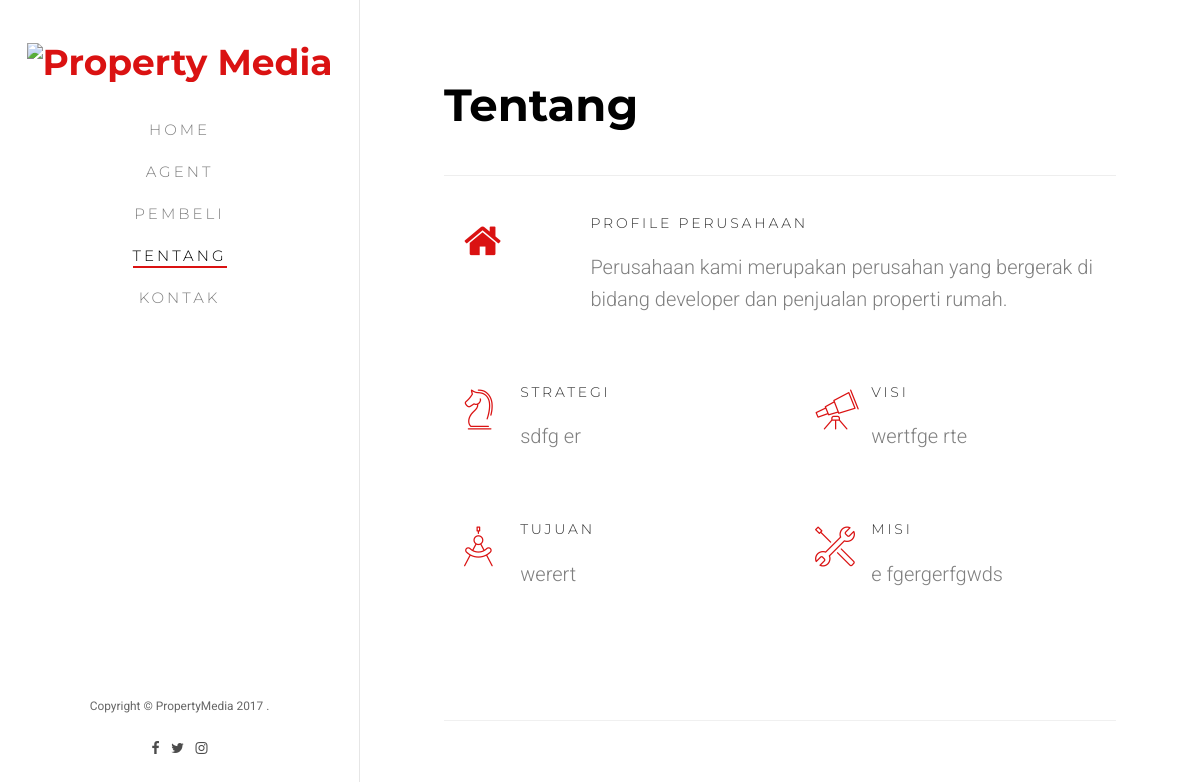
Page /about.php on the committed database.
### tables this page shows
CREATE TABLE `info_about` (
  `id` int(11) NOT NULL,
  `strategi` text NOT NULL,
  `visi` text NOT NULL,
  `tujuan` text NOT NULL,
  `misi` text NOT NULL,
  `profile` text NOT NULL,
  `email` varchar(150) NOT NULL,
  `alamat` text NOT NULL,
  `no_telp` varchar(100) NOT NULL,
  `facebook` varchar(225) NOT NULL,
  `twitter` varchar(225) NOT NULL,
  `instagram` varchar(225) NOT NULL
);

### core/config_database.php (called while the page is built, shortened)
<?php
class Database
{
	private $config = array(
				"servername"	=>	"localhost",
				"username"		=>	"root",
				"password"		=>	"",
				"dbname"		=>	"property",
			);
	function mySqli()
	{
		$this->db = new mysqli($this->config["servername"], $this->config["username"], $this->config["password"], $this->config["dbname"]);
		return $this->db;
	}
}
?>

### core/db_mysqli.php (called while the page is built, shortened)
<?php
require_once 'config_database.php';
class Model_mysqli extends Database
{
	private $db;
	private $table;
	private $primary_id = "id";
	function __construct()
	{
		$this->db = parent::mySqli();
	}
	public function setTable($tablName)
	{
		$this->table = $tablName;
	}
	public function getById($id)
	{
		$id = self::escape_quote($id);
		$sql = "SELECT * FROM ".$this->table." WHERE ".$this->primary_id." = ".$id;
		$result = $this->db->query($sql);
		if ($result) {
			return $result->fetch_assoc();
		} else {
			return false;
		}
	}
	public function escape_quote($value)
	{
		$value = $this->db->real_escape_string($value);
		return $value;
	}
}
?>

### about.php (the view, shortened to what this page needs)
<?php require_once 'template/header.php'; ?>
<body>
	<div id="fh5co-page">
		<aside id="fh5co-aside" role="complementary" class="border js-fullheight">
			<h1 id="fh5co-logo"><a href="index.php"><img src="images/llogo.png" alt="Property Media"></a></h1>
			<nav id="fh5co-main-menu" role="navigation">
				<ul>
					<li><a href="index.php">Home</a></li>
					<li><a href="agent.php">Agent</a></li>
					<li><a href="pembeli.php">Pembeli</a></li>
					<li class="fh5co-active"><a href="about.php">Tentang</a></li>
					<li><a href="contact.php">Kontak</a></li>
				</ul>
			</nav>
			<div class="fh5co-footer">
				<p><small>Copyright &copy; PropertyMedia 2017 <?php echo date("Y") > 2017 ? " - ".date("Y") : ""; ?>.</small></p>
				<?php require_once 'template/sosial_media.php'; ?>
			</div>
		</aside>
		<div id="fh5co-main">
		    <div class="fh5co-narrow-content fh5co-border-bottom">
		      <h2 class="fh5co-heading animate-box" data-animate-effect="fadeInLeft">Tentang</h2>
		      <hr>
		      <?php
		      		require_once 'core/db_mysqli.php';
					$model  = new Model_mysqli();
					$model->setTable("info_about");
					$getById = $model->getById(1);
		      ?>
		      <div class="row">
		      	<div class="col-md-12">
		          <div class="fh5co-feature animate-box" data-animate-effect="fadeInLeft">
		            <div class="fh5co-icon">
		              <i class="icon-home"></i>
		            </div>
		            <div class="fh5co-text">
		              <h3>Profile Perusahaan</h3>
		              <p><?php echo $getById["profile"]; ?></p>
		            </div>
		          </div>
		        </div>
		        <div class="col-md-6">
		          <div class="fh5co-feature animate-box" data-animate-effect="fadeInLeft">
		            <div class="fh5co-icon">
		              <i class="icon-strategy"></i>
		            </div>
		            <div class="fh5co-text">
		              <h3>Strategi</h3>
		              <p><?php echo $getById["strategi"]; ?></p>
		            </div>
		          </div>
		        </div>
		        <div class="col-md-6">
		          <div class="fh5co-feature animate-box" data-animate-effect="fadeInLeft">
		            <div class="fh5co-icon">
		              <i class="icon-telescope"></i>
		            </div>
		            <div class="fh5co-text">
		              <h3>Visi</h3>
		              <p><?php echo $getById["visi"]; ?></p>
		            </div>
		          </div>
		        </div>
		        <div class="col-md-6">
		          <div class="fh5co-feature animate-box" data-animate-effect="fadeInLeft">
		            <div class="fh5co-icon">
		              <i class="icon-circle-compass"></i>
		            </div>
		            <div class="fh5co-text">
		              <h3>Tujuan</h3>
		              <p><?php echo $getById["tujuan"]; ?></p>
		            </div>
		          </div>
		        </div>
		        <div class="col-md-6">
		          <div class="fh5co-feature animate-box" data-animate-effect="fadeInLeft">
		            <div class="fh5co-icon">
		              <i class="icon-tools-2"></i>
		            </div>
		            <div class="fh5co-text">
		              <h3>Misi</h3>
		              <p><?php echo $getById["misi"]; ?></p>
		            </div>
		          </div>
		        </div>
		      </div>
		    </div>
		</div>
	</div>
</body>
<?php require_once 'template/footer.php'; ?>

### assets/css/icomoon.css (style rules this page uses)
[class^="icon-"], [class*=" icon-"] { font-family: 'icomoon' !important; speak: none; font-style: normal; font-weight: normal; font-variant: normal; text-transform: none; line-height: 1; -webkit-font-smoothing: antialiased; -moz-osx-font-smoothing: grayscale; }
.icon-home:before { content: "\f015"; }
.icon-telescope:before { content: "\e02a"; }
.icon-tools-2:before { content: "\e034"; }
.icon-circle-compass:before { content: "\e038"; }
.icon-strategy:before { content: "\e03b"; }

### assets/css/style.css (style rules this page uses)
body { font-family: "Roboto", Arial, sans-serif; font-weight: 300; font-size: 20px; line-height: 1.6; color: rgba(0, 0, 0, 0.5); }
a { color: #da1212; -webkit-transition: 0.5s; -o-transition: 0.5s; transition: 0.5s; }
p { margin-bottom: 1.5em; }
h1, h2, h3, h4, h5, h6 { color: #000; font-family: "Montserrat", Arial, sans-serif; font-weight: 700; margin: 0 0 30px 0; }
#fh5co-page { width: 100%; overflow: hidden; position: relative; }
#fh5co-aside { padding-top: 40px; padding-bottom: 40px; width: 15%; position: fixed; bottom: 0; top: 0; left: 0; overflow-y: scroll; -webkit-transition: 0.5s; -o-transition: 0.5s; transition: 0.5s; }
#fh5co-aside.border { border-right: 1px solid #e6e6e6; }
@media screen and (max-width: 1200px) { #fh5co-aside { width: 30%; } }
#fh5co-aside #fh5co-logo { text-align: center; }
#fh5co-aside #fh5co-main-menu ul { text-align: center; margin: 0; padding: 0; }
#fh5co-aside #fh5co-main-menu ul li { margin: 0 0 10px 0; padding: 0; list-style: none; }
#fh5co-aside #fh5co-main-menu ul li a { color: rgba(0, 0, 0, 0.5); text-decoration: none; letter-spacing: .1em; text-transform: uppercase; font-size: 15px; font-weight: 300; position: relative; -webkit-transition: 0.3s; -o-transition: 0.3s; transition: 0.3s; padding: 10px 10px; letter-spacing: .2em; font-family: "Montserrat", Arial, sans-serif; }
#fh5co-aside #fh5co-main-menu ul li a:after { content: ""; position: absolute; height: 2px; bottom: 7px; left: 10px; right: 10px; background-color: #da1212; visibility: hidden; -webkit-transform: scaleX(0); -moz-transform: scaleX(0); -ms-transform: scaleX(0); -o-transform: scaleX(0); transform: scaleX(0); -webkit-transition: all 0.3s cubic-bezier(0.175, 0.885, 0.32, 1.275); -moz-transition: all 0.3s cubic-bezier(0.175, 0.885, 0.32, 1.275); -ms-transition: all 0.3s cubic-bezier(0.175, 0.885, 0.32, 1.275); -o-transition: all 0.3s cubic-bezier(0.175, 0.885, 0.32, 1.275); transition: all 0.3s cubic-bezier(0.175, 0.885, 0.32, 1.275); }
#fh5co-aside #fh5co-main-menu ul li.fh5co-active a { color: black; }
#fh5co-aside #fh5co-main-menu ul li.fh5co-active a:after { visibility: visible; -webkit-transform: scaleX(1); -moz-transform: scaleX(1); -ms-transform: scaleX(1); -o-transform: scaleX(1); transform: scaleX(1); }
#fh5co-aside .fh5co-footer { position: absolute; bottom: 40px; font-size: 14px; text-align: center; width: 100%; font-weight: 400; color: rgba(0, 0, 0, 0.6); }
#fh5co-main { width: 85%; float: right; -webkit-transition: 0.5s; -o-transition: 0.5s; transition: 0.5s; }
@media screen and (max-width: 1200px) { #fh5co-main { width: 70%; } }
#fh5co-main .fh5co-narrow-content { position: relative; width: 80%; margin: 0 auto; padding: 4em 0; }
.fh5co-border-bottom { border-bottom: 1px solid #f0f0f0; }
.fh5co-feature { text-align: left; width: 100%; float: left; padding: 20px; }
.fh5co-feature .fh5co-icon { float: left; width: 10%; display: block; margin-top: 5px; }
.fh5co-feature .fh5co-icon i { color: #da1212; font-size: 70px; }
@media screen and (max-width: 1200px) { .fh5co-feature .fh5co-icon i { font-size: 40px; } }
.fh5co-feature .fh5co-text { float: right; width: 80%; }
.fh5co-feature .fh5co-text h2, .fh5co-feature .fh5co-text h3 { margin: 0; padding: 0; }
.fh5co-feature .fh5co-text h3 { font-weight: 300; margin-bottom: 20px; color: rgba(0, 0, 0, 0.8); font-size: 14px; letter-spacing: .2em; text-transform: uppercase; }
.fh5co-heading { font-size: 45px; margin-bottom: 1em; }
.js .animate-box { opacity: 0; }

### rows in the picture
info_about: profile "Perusahaan kami merupakan perusahan yang bergerak di bidang developer dan penjualan properti rumah.", strategi "sdfg er", visi "wertfge rte", tujuan "werert", misi "e fgergerfgwds"
